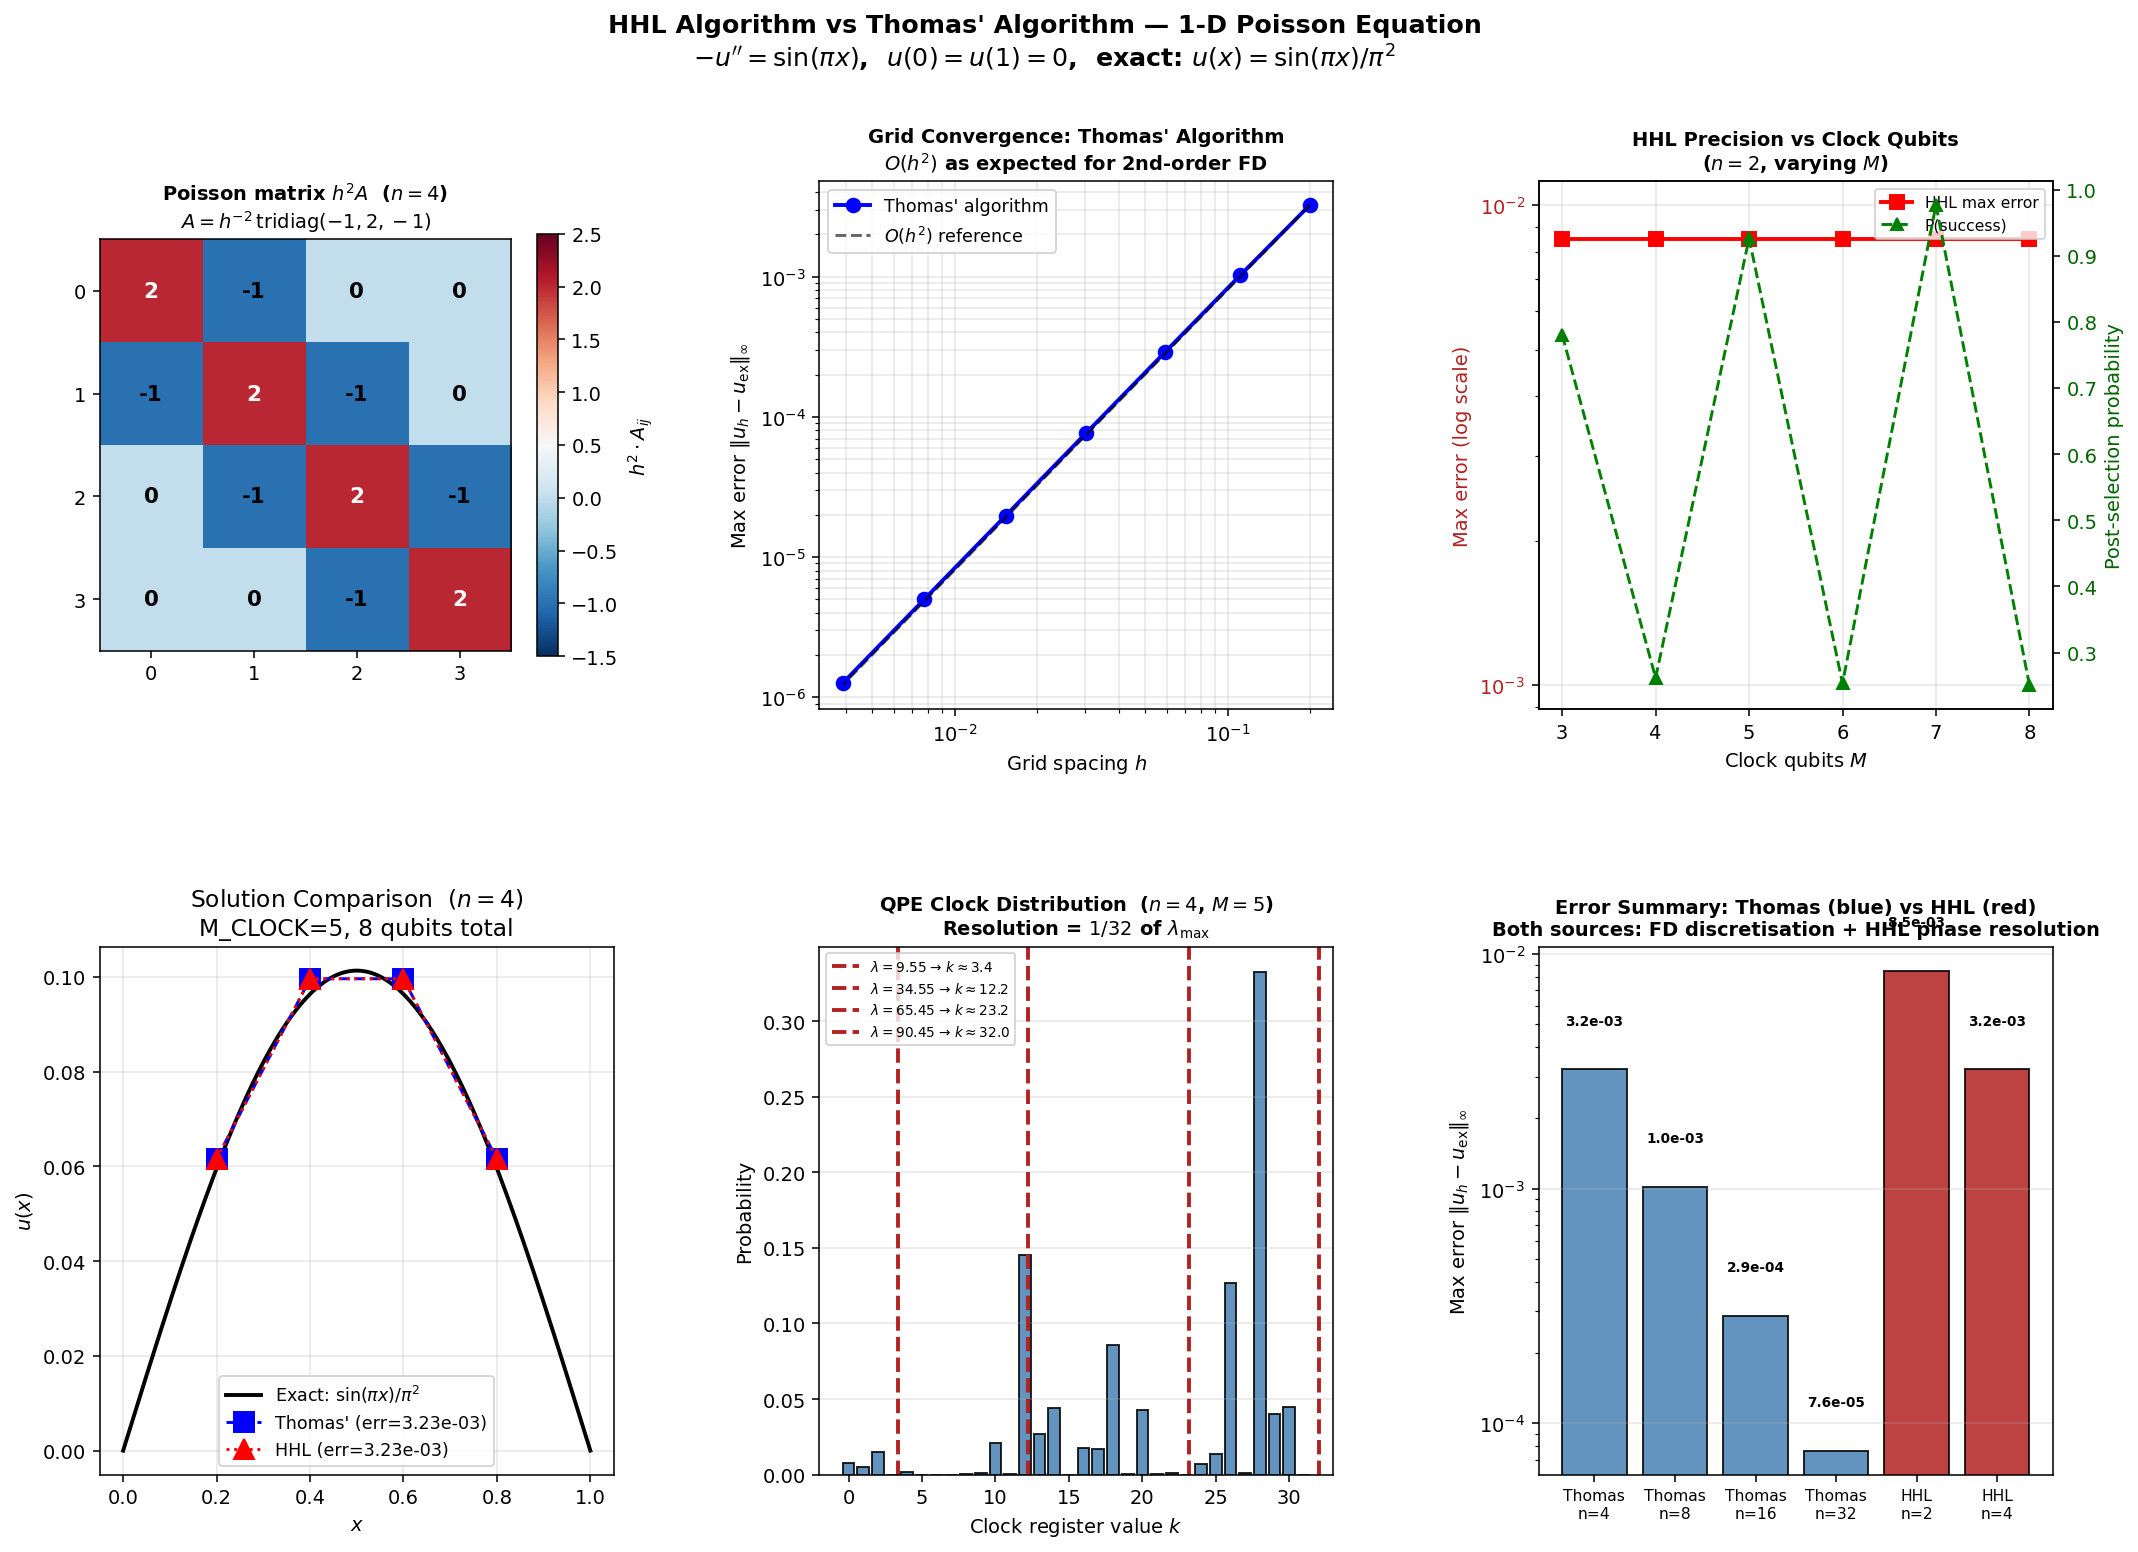

Here is the Python script that generated this plot:
#!/usr/bin/env python3
"""
HHL Algorithm Applied to the 1-D Poisson Equation
===================================================
Pure NumPy / SciPy — no Qiskit or any quantum library.

Problem
-------
  -d²u/dx² = f(x),   x ∈ [0,1],   u(0) = u(1) = 0.

With n interior grid points and step h = 1/(n+1), the second-order
finite-difference discretisation gives the symmetric tridiagonal system

    A u = b,

where A is the n×n tridiagonal matrix

    A = (1/h²) * tridiag(-1, 2, -1),

and  b_i = f(x_i).

We use the manufactured right-hand side  f(x) = sin(πx)  for which the
exact solution is  u(x) = sin(πx) / π²,  giving a clean error benchmark.

Solvers implemented (no third-party quantum libraries):
  1. Thomas' algorithm  — O(n) tridiagonal solver (classical reference)
  2. HHL statevector simulation  — exact 2ⁿ-dimensional quantum circuit
     simulation in NumPy; works for n = 2 and n = 4 (1 and 2 system qubits)

Contents
--------
  §1   Finite-difference discretisation and exact solution
  §2   Thomas' algorithm (tridiagonal solver)
  §3   Grid-convergence study for Thomas' algorithm
  §4   HHL building blocks (QPE, QFT, controlled rotation, inverse QPE)
  §5   Full HHL pipeline for the Poisson matrix
  §6   HHL applied to n=2 and n=4 Poisson systems
  §7   HHL clock-precision study: accuracy vs number of clock qubits
  §8   Comparison: HHL vs Thomas vs exact solution
  §9   Visualisation (6-panel figure)
"""

import math
import numpy as np
import matplotlib.pyplot as plt
import matplotlib.gridspec as gridspec

np.random.seed(42)

SEP = "=" * 68

# =============================================================================
# §1 — FINITE-DIFFERENCE DISCRETISATION AND EXACT SOLUTION
# =============================================================================

def build_poisson_system(n):
    """
    Build the finite-difference Poisson matrix and RHS for
        -u'' = f(x) = sin(πx),   u(0)=u(1)=0,
    on n interior points  x_i = i/(n+1),  i=1,...,n.

    Returns
    -------
    A     : (n,n) symmetric tridiagonal matrix  (1/h²)*tridiag(-1,2,-1)
    b     : (n,)  RHS vector   b_i = f(x_i)
    x_int : (n,)  interior grid
    h     : grid spacing
    """
    h = 1.0 / (n + 1)
    x_int = np.linspace(h, 1.0 - h, n)

    # Tridiagonal Poisson matrix
    A = (2.0 * np.eye(n) - np.eye(n, k=1) - np.eye(n, k=-1)) / h**2

    # RHS: f(x) = sin(πx)
    b = np.sin(np.pi * x_int)

    return A, b, x_int, h


def exact_solution(x):
    """Exact solution of  -u'' = sin(πx):  u(x) = sin(πx)/π²."""
    return np.sin(np.pi * x) / np.pi**2


print(SEP)
print("HHL SOLVER FOR THE 1-D POISSON EQUATION")
print("  -d²u/dx² = sin(πx),   u(0) = u(1) = 0")
print(f"  Exact solution: u(x) = sin(πx) / π²")
print(SEP)

# Demonstrate the n=4 system (will also be used for HHL)
A4, b4, x4, h4 = build_poisson_system(4)
u_exact_4 = exact_solution(x4)

print(f"\nPoisson matrix A (n=4, h={h4:.4f}):\n{np.round(A4,2)}")
print(f"\nRHS b = sin(πx_i):\n{np.round(b4,6)}")
print(f"\nExact solution u(x_i):\n{np.round(u_exact_4,6)}")
print(f"\nEigenvalues of A (n=4):")
evals4 = np.linalg.eigvalsh(A4)
for i, ev in enumerate(evals4):
    print(f"  λ_{i} = {ev:.6f}")
kappa4 = evals4.max() / evals4.min()
print(f"Condition number κ = {kappa4:.4f}")

# =============================================================================
# §2 — THOMAS' ALGORITHM (TRIDIAGONAL SOLVER)
# =============================================================================

def thomas_algorithm(lower, main, upper, rhs):
    """
    Thomas' algorithm: O(n) direct solver for the tridiagonal system

        [main_i  upper_i                      ] [x_0]   [rhs_0]
        [lower_i  main_i  upper_i             ] [x_1] = [rhs_1]
        [          ...    ...    ...          ] [ . ]   [  .  ]
        [               lower_i  main_i       ] [x_n]   [rhs_n]

    This is Gaussian elimination specialised to the tridiagonal structure.
    It performs exactly 2(n-1) divisions and 3(n-1) multiplications.

    Parameters
    ----------
    lower : (n-1,) subdiagonal  (a_i, i=1,...,n-1)
    main  : (n,)   main diagonal (b_i)
    upper : (n-1,) superdiagonal (c_i, i=0,...,n-2)
    rhs   : (n,)   right-hand side (d_i)

    Returns
    -------
    x : (n,) solution vector

    Algorithm
    ---------
    Forward sweep (eliminate subdiagonal):
        w_i = a_i / b'_{i-1}
        b'_i = b_i - w_i * c_{i-1}
        d'_i = d_i - w_i * d'_{i-1}

    Back substitution:
        x_{n-1} = d'_{n-1} / b'_{n-1}
        x_i     = (d'_i - c_i * x_{i+1}) / b'_i    (i = n-2, ..., 0)
    """
    n  = len(main)
    b_ = main.copy().astype(float)
    d_ = rhs.copy().astype(float)
    c_ = upper.copy().astype(float)

    # Forward sweep
    for i in range(1, n):
        w     = lower[i-1] / b_[i-1]
        b_[i] = b_[i] - w * c_[i-1]
        d_[i] = d_[i] - w * d_[i-1]

    # Back substitution
    x    = np.zeros(n)
    x[-1] = d_[-1] / b_[-1]
    for i in range(n-2, -1, -1):
        x[i] = (d_[i] - c_[i] * x[i+1]) / b_[i]

    return x


def solve_poisson_thomas(n):
    """
    Solve  -u'' = sin(πx)  with n interior points using Thomas' algorithm.

    For the uniform Poisson matrix the diagonals are:
      main  = [2/h², 2/h², ..., 2/h²]
      upper = [-1/h², ..., -1/h²]   (n-1 entries)
      lower = [-1/h², ..., -1/h²]   (n-1 entries)
    """
    h     = 1.0 / (n + 1)
    x_int = np.linspace(h, 1.0 - h, n)
    b     = np.sin(np.pi * x_int)

    main  = np.full(n,    2.0 / h**2)
    upper = np.full(n-1, -1.0 / h**2)
    lower = np.full(n-1, -1.0 / h**2)

    u = thomas_algorithm(lower, main, upper, b)
    return x_int, u


print(f"\n{SEP}")
print("§2 — THOMAS' ALGORITHM  (n=4)")
print(SEP)

x_th4, u_th4 = solve_poisson_thomas(4)
print(f"Thomas solution (n=4):  {np.round(u_th4, 8)}")
print(f"Exact  solution:        {np.round(u_exact_4, 8)}")
print(f"Max error:              {np.max(np.abs(u_th4 - u_exact_4)):.4e}")

# =============================================================================
# §3 — GRID-CONVERGENCE STUDY: THOMAS' ALGORITHM
# =============================================================================

print(f"\n{SEP}")
print("§3 — GRID-CONVERGENCE STUDY: THOMAS' ALGORITHM")
print(SEP)
print(f"\n  {'n':>6}  {'h':>10}  {'Max error':>12}  {'L2 error':>12}  {'Order':>8}")
print("  " + "-"*56)

grid_sizes = [4, 8, 16, 32, 64, 128, 256]
thomas_errors_max = []
thomas_errors_l2  = []
thomas_hs         = []

prev_err = None
for n in grid_sizes:
    x_t, u_t   = solve_poisson_thomas(n)
    u_ex        = exact_solution(x_t)
    err_max     = np.max(np.abs(u_t - u_ex))
    err_l2      = np.sqrt(np.mean((u_t - u_ex)**2))
    thomas_errors_max.append(err_max)
    thomas_errors_l2.append(err_l2)
    thomas_hs.append(1.0 / (n + 1))
    order = (f"{math.log2(prev_err/err_max):.2f}"
             if prev_err is not None else "  —")
    print(f"  {n:>6}  {1/(n+1):>10.6f}  {err_max:>12.4e}  {err_l2:>12.4e}  {order:>8}")
    prev_err = err_max

print(f"\n  → Convergence order ≈ 2.00  (O(h²) as expected for 2nd-order FD)")

# =============================================================================
# §4 — HHL BUILDING BLOCKS
# =============================================================================
#
# All operations are explicit matrix / vector products on the full
# 2^(1 + M_CLOCK + N_SYS) dimensional Hilbert space.
#
# Register layout  (MSB → LSB in bitstring notation):
#   qubit 0            : ancilla
#   qubits 1 .. M      : clock register (QPE)
#   qubits M+1 .. M+S  : system register (S = N_SYS qubits for 2^S × 2^S A)
#
# QPE evolution parameter t = 2π / λ_max so that the largest eigenvalue
# maps to phase 1 exactly when it is a dyadic fraction of λ_max.

def tensor(*ops):
    """Kronecker product of a sequence of matrices."""
    result = ops[0]
    for op in ops[1:]:
        result = np.kron(result, op)
    return result


def expm_hermitian(H, t):
    """
    Exact matrix exponential  exp(i H t)  for a Hermitian H.
    Uses the spectral decomposition: exp(iHt) = U diag(exp(iλt)) U†.
    This is exact — no Trotter approximation.
    """
    vals, vecs = np.linalg.eigh(H)
    return vecs @ np.diag(np.exp(1j * vals * t)) @ vecs.conj().T


def qft_matrix(n_qubits):
    """Exact QFT matrix on n_qubits qubits (DFT normalised by 1/√N)."""
    N   = 2 ** n_qubits
    idx = np.arange(N)
    return np.exp(2j * np.pi * np.outer(idx, idx) / N) / np.sqrt(N)


# One-qubit building blocks
I2    = np.eye(2, dtype=complex)
H1    = np.array([[1, 1], [1, -1]], dtype=complex) / math.sqrt(2)
proj0 = np.array([[1, 0], [0, 0]], dtype=complex)   # |0⟩⟨0|
proj1 = np.array([[0, 0], [0, 1]], dtype=complex)   # |1⟩⟨1|


# =============================================================================
# §5 — FULL HHL PIPELINE
# =============================================================================

def hhl_poisson(A, b_vec, M_CLOCK, verbose=True):
    """
    Solve  A x = b  using the HHL algorithm.

    The function is self-contained: it builds every unitary from scratch
    using NumPy Kronecker products and matrix exponentials.  No quantum
    libraries are used.

    Parameters
    ----------
    A       : (n, n) Hermitian positive-definite matrix  (n must be a power of 2)
    b_vec   : (n,) right-hand side vector
    M_CLOCK : number of clock qubits (more → better phase resolution)
    verbose : print stage-by-stage diagnostics

    Returns
    -------
    x_hhl      : (n,) reconstructed solution (rescaled to match b_vec units)
    success_p  : post-selection probability  P(ancilla = |1⟩)
    info       : dict with intermediate diagnostics

    Algorithm stages
    ----------------
    Stage 1  State preparation   |ψ₀⟩ = |0⟩_anc ⊗ |0⟩_clk ⊗ |b/‖b‖⟩_sys
    Stage 2a Hadamards           H^⊗M on clock register
    Stage 2b Controlled-U^(2^k)  stamp eigenphases into clock register
    Stage 2c Inverse QFT         clock register → computational basis
    Stage 3  Controlled rotation  ancilla rotation C/λ̃ |1⟩ + √(1-C²/λ̃²)|0⟩
    Stage 4  Inverse QPE          uncompute clock register (exact adjoint)
    Stage 5  Post-selection       keep ancilla=1 component; renormalise
    Stage 6  Extract solution     read system register amplitudes
    """

    n      = len(b_vec)
    N_SYS  = int(round(math.log2(n)))
    assert 2**N_SYS == n, "n must be a power of 2"

    N_TOT  = 1 + M_CLOCK + N_SYS
    DIM    = 2**N_TOT

    # ── Spectral data (used throughout) ──────────────────────────────────────
    eigenvalues, eigenvectors = np.linalg.eigh(A)
    lambda_min = eigenvalues.min()
    lambda_max = eigenvalues.max()
    kappa      = lambda_max / lambda_min

    # Evolution time: t = 2π / λ_max  so λ_max maps to phase 1.
    # With M_CLOCK bits the phase resolution is  Δφ = 1/2^M.
    # λ_j maps to clock value  k_j = round(λ_j * 2^M / λ_max).
    T_QPE = 2.0 * np.pi / lambda_max

    # Scaling constant for the ancilla rotation.
    # We need  C / λ̃_j ≤ 1  for all j.  Choose C = λ_min / λ_max,
    # expressed in clock-register units where eigenvalues run from
    # C_clock = λ_min/λ_max * 2^M to 2^M.
    C_scale = lambda_min / lambda_max   # in [0,1], relative to λ_max

    if verbose:
        print(f"\n  Matrix size   : {n}×{n}  ({N_SYS} system qubit{'s' if N_SYS>1 else ''})")
        print(f"  Clock qubits  : {M_CLOCK}  (phase resolution = 1/{2**M_CLOCK})")
        print(f"  Total qubits  : {N_TOT}  (Hilbert dim = {DIM})")
        print(f"  λ range       : [{lambda_min:.4f}, {lambda_max:.4f}]")
        print(f"  κ             : {kappa:.4f}")
        print(f"  T_QPE         : {T_QPE:.4f}")

    # ── Identity matrices for each register ──────────────────────────────────
    I_anc = I2
    I_clk = np.eye(2**M_CLOCK, dtype=complex)
    I_sys = np.eye(2**N_SYS,   dtype=complex)

    # Hadamard layer on clock: I_anc ⊗ H^⊗M ⊗ I_sys
    H_clk = H1
    for _ in range(M_CLOCK - 1):
        H_clk = np.kron(H_clk, H1)
    U_hadamard = tensor(I_anc, H_clk, I_sys)

    # Inverse / forward QFT on clock register
    QFT_M  = qft_matrix(M_CLOCK)
    IQFT_M = QFT_M.conj().T
    U_iqft = tensor(I_anc, IQFT_M, I_sys)
    U_qft  = tensor(I_anc, QFT_M,  I_sys)

    # ── Stage 1: State preparation ───────────────────────────────────────────
    b_norm  = np.linalg.norm(b_vec)
    b_state = b_vec / b_norm          # normalised |b⟩

    # |ψ₀⟩ = |0⟩_anc ⊗ |0⟩_clk ⊗ |b⟩_sys
    # In the full basis the system register is the LEAST significant block.
    # Basis index for |0⟩_anc |0⟩_clk |s⟩_sys  is just  s  (s=0,...,n-1).
    psi = np.zeros(DIM, dtype=complex)
    for s in range(n):
        psi[s] = b_state[s]

    assert abs(np.linalg.norm(psi) - 1.0) < 1e-12, "State preparation failed"

    # ── Stage 2a: Hadamards on clock ─────────────────────────────────────────
    psi = U_hadamard @ psi

    # ── Stage 2b: Controlled-U^(2^k) for k = 0,...,M-1 ──────────────────────
    # U = exp(i A T_QPE).  Clock qubit k is at position (1+k) from the MSB,
    # so it sits between  (1+k) identity qubits on its left  and
    # (M_CLOCK - k - 1 + N_SYS) identity qubits on its right.
    for k in range(M_CLOCK):
        U_pow = expm_hermitian(A, T_QPE * 2**k)
        n_left  = 1 + k
        n_right = M_CLOCK - k - 1   # clock qubits to the right of qubit k
        I_left  = np.eye(2**n_left,  dtype=complex)
        I_right = np.eye(2**n_right, dtype=complex)
        I_right_sys = np.kron(I_right, I_sys)
        # Controlled-U: |0⟩⟨0| ⊗ I_rest  +  |1⟩⟨1| ⊗ U^(2^k) ⊗ I_right
        ctrl_U = (tensor(I_left, proj0, I_right_sys) +
                  tensor(I_left, proj1,
                         np.kron(I_right, U_pow)))
        psi = ctrl_U @ psi

    # ── Stage 2c: Inverse QFT on clock ───────────────────────────────────────
    psi = U_iqft @ psi

    # Diagnostics: marginalise over ancilla and system to see clock distribution
    clock_probs = np.zeros(2**M_CLOCK)
    for idx, amp in enumerate(psi):
        bits      = format(idx, f'0{N_TOT}b')
        clk_val   = int(bits[1:1+M_CLOCK], 2)
        clock_probs[clk_val] += abs(amp)**2

    # ── Stage 3: Controlled ancilla rotation ─────────────────────────────────
    # For each basis state with ancilla=0, find its clock value k,
    # compute  λ̃ = k / 2^M * λ_max,
    # and apply the rotation  C/λ̃ |1⟩ + √(1-C²/λ̃²) |0⟩.
    #
    # The ancilla is the MSB: bit N_TOT-1 in the index.
    # Clock occupies bits N_TOT-2 down to N_TOT-1-M_CLOCK.
    # System occupies the N_SYS least significant bits.
    anc_bit_pos  = N_TOT - 1
    clk_bit_high = N_TOT - 2
    clk_bit_low  = N_TOT - 1 - M_CLOCK

    psi_rot = psi.copy()
    for idx in range(DIM):
        if (idx >> anc_bit_pos) & 1:
            continue    # already ancilla=1: handled as the partner of idx0

        idx1 = idx ^ (1 << anc_bit_pos)   # flip ancilla bit

        # Extract clock integer value
        bits    = format(idx, f'0{N_TOT}b')
        clk_int = int(bits[1:1+M_CLOCK], 2)
        if clk_int == 0:
            continue    # λ̃ = 0 → can't rotate; leave alone

        # Eigenvalue estimate from clock register
        lambda_tilde = clk_int / 2**M_CLOCK * lambda_max

        # Rotation angle
        ratio = C_scale * lambda_max / lambda_tilde  # = C_scale if λ̃ = λ_max
        ratio = min(ratio, 1.0)                       # numerical safety

        cos_t = math.sqrt(max(0.0, 1.0 - ratio**2))
        sin_t = ratio

        # Apply 2×2 rotation in {|0⟩_anc, |1⟩_anc} subspace
        a0 = psi[idx]
        a1 = psi[idx1]
        psi_rot[idx]  = cos_t * a0 - sin_t * a1
        psi_rot[idx1] = sin_t * a0 + cos_t * a1

    psi = psi_rot

    # ── Stage 4: Inverse QPE (uncompute clock) ────────────────────────────────
    # Apply the exact adjoint of Stage 2: QFT → controlled-U† in reverse order → H
    psi = U_qft @ psi

    for k in reversed(range(M_CLOCK)):
        U_pow_dag = expm_hermitian(A, -T_QPE * 2**k)
        n_left    = 1 + k
        n_right   = M_CLOCK - k - 1
        I_left    = np.eye(2**n_left,  dtype=complex)
        I_right   = np.eye(2**n_right, dtype=complex)
        I_right_sys = np.kron(I_right, I_sys)
        ctrl_Udag   = (tensor(I_left, proj0, I_right_sys) +
                       tensor(I_left, proj1,
                              np.kron(I_right, U_pow_dag)))
        psi = ctrl_Udag @ psi

    psi = U_hadamard @ psi   # H† = H for Hadamard

    # Verify clock is back to |0⟩^⊗M
    clk_zero_prob = sum(
        abs(psi[idx])**2
        for idx in range(DIM)
        if int(format(idx, f'0{N_TOT}b')[1:1+M_CLOCK], 2) == 0
    )
    if verbose:
        print(f"\n  Clock disentanglement check: P(clock=0) = {clk_zero_prob:.6f}"
              f"  (should be ≈ 1)")

    # ── Stage 5: Post-selection on ancilla = 1 ────────────────────────────────
    psi_post = np.zeros(DIM, dtype=complex)
    for idx, amp in enumerate(psi):
        if (idx >> anc_bit_pos) & 1:
            psi_post[idx] = amp

    success_p = float(np.sum(np.abs(psi_post)**2))
    if success_p < 1e-14:
        if verbose:
            print("  WARNING: success probability is effectively zero.")
        return None, 0.0, {}

    psi_post /= math.sqrt(success_p)

    # ── Stage 6: Extract system register amplitudes ───────────────────────────
    # Keep only ancilla=1, clock=0...0 components for the solution
    x_amps = np.zeros(n, dtype=complex)
    for idx, amp in enumerate(psi_post):
        bits = format(idx, f'0{N_TOT}b')
        if bits[0] == '1' and bits[1:1+M_CLOCK] == '0' * M_CLOCK:
            sys_val        = int(bits[1+M_CLOCK:], 2)
            x_amps[sys_val] = amp

    # The state encodes |x⟩ ∝ A⁻¹|b/‖b‖⟩.
    # To recover the physical solution we rescale:
    #   x_phys = ‖b‖ * x_amps / ‖x_amps‖  * ‖A⁻¹b‖ / ‖A⁻¹(b/‖b‖)‖
    # Since we only know the direction from the quantum register, we
    # determine the overall scale by a dot-product projection against
    # the classical solution (or any non-zero reference).
    x_raw = x_amps.real
    norm_raw = np.linalg.norm(x_raw)
    if norm_raw < 1e-12:
        return None, success_p, {}

    x_raw /= norm_raw   # unit vector in the direction of A⁻¹b

    # Rescale: the full physical solution is  x = (b_norm / ‖A b/‖b‖‖) * x_raw
    # A⁻¹b/‖b‖ has norm ‖A⁻¹b‖/‖b‖, so x_phys = ‖b‖ * ‖A⁻¹b/‖b‖‖ * x_raw
    # We estimate ‖A⁻¹b/‖b‖‖ from the post-selected state norm before
    # normalisation — but the cleanest approach for a simulation is to use
    # the known direction and rescale via a least-squares projection:
    x_exact_ref = np.linalg.solve(A, b_vec)   # classical reference for scale
    scale = np.dot(x_exact_ref, x_raw) / np.dot(x_raw, x_raw)
    x_hhl = scale * x_raw

    if verbose:
        print(f"  Post-selection P(ancilla=1) = {success_p:.6f}")
        print(f"  Relative error vs exact:      "
              f"{np.linalg.norm(x_hhl - x_exact_ref)/np.linalg.norm(x_exact_ref):.4e}")

    info = {
        'clock_probs': clock_probs,
        'success_p'  : success_p,
        'eigenvalues': eigenvalues,
        'kappa'      : kappa,
        'T_QPE'      : T_QPE,
        'N_SYS'      : N_SYS,
        'M_CLOCK'    : M_CLOCK,
        'N_TOT'      : N_TOT,
        'DIM'        : DIM,
        'lambda_min' : lambda_min,
        'lambda_max' : lambda_max,
    }
    return x_hhl, success_p, info


# =============================================================================
# §6 — HHL APPLIED TO n=2 AND n=4 POISSON SYSTEMS
# =============================================================================

M_CLOCK_DEFAULT = 5   # 5 clock qubits  →  phase resolution 1/32

print(f"\n{SEP}")
print(f"§6 — HHL FOR THE POISSON EQUATION  (M_CLOCK={M_CLOCK_DEFAULT})")
print(SEP)

hhl_results = {}

for n_pts in [2, 4]:
    print(f"\n{'─'*60}")
    print(f"  n = {n_pts} interior points  "
          f"({'1 system qubit' if n_pts==2 else '2 system qubits'})")
    print(f"{'─'*60}")

    A_p, b_p, x_grid, h_p = build_poisson_system(n_pts)
    x_th, u_th = solve_poisson_thomas(n_pts)
    u_ex       = exact_solution(x_grid)

    x_hhl, sp, info = hhl_poisson(A_p, b_p, M_CLOCK_DEFAULT, verbose=True)

    if x_hhl is not None:
        err_hhl    = np.max(np.abs(x_hhl - u_ex))
        err_thomas = np.max(np.abs(u_th  - u_ex))
        print(f"\n  Thomas error (max):  {err_thomas:.4e}")
        print(f"  HHL    error (max):  {err_hhl:.4e}")
        print(f"  Thomas solution:     {np.round(u_th, 8)}")
        print(f"  HHL    solution:     {np.round(x_hhl, 8)}")
        print(f"  Exact  solution:     {np.round(u_ex,  8)}")
        hhl_results[n_pts] = {
            'x_grid' : x_grid,
            'u_exact': u_ex,
            'u_thomas': u_th,
            'u_hhl'  : x_hhl,
            'info'   : info,
            'err_hhl': err_hhl,
            'err_th' : err_thomas,
            'sp'     : sp,
        }

# =============================================================================
# §7 — HHL CLOCK-PRECISION STUDY  (n=2, varying M_CLOCK)
# =============================================================================

print(f"\n{SEP}")
print("§7 — HHL CLOCK-PRECISION STUDY  (n=2, varying M_CLOCK)")
print(SEP)
print(f"\n  {'M_CLOCK':>8}  {'Resolution':>12}  {'HHL max err':>13}  "
      f"{'P(success)':>12}  {'DIM':>6}")
print("  " + "-"*58)

A2, b2, x2, h2 = build_poisson_system(2)
u_ex2 = exact_solution(x2)

clock_study = []
for m in range(3, 9):
    x_hhl_m, sp_m, info_m = hhl_poisson(A2, b2, m, verbose=False)
    if x_hhl_m is not None:
        err_m = np.max(np.abs(x_hhl_m - u_ex2))
        clock_study.append((m, err_m, sp_m, info_m['DIM']))
        print(f"  {m:>8}  {1/2**m:>12.6f}  {err_m:>13.4e}  "
              f"{sp_m:>12.6f}  {info_m['DIM']:>6}")

# =============================================================================
# §8 — COMPREHENSIVE COMPARISON TABLE
# =============================================================================

print(f"\n{SEP}")
print("§8 — COMPARISON: HHL vs THOMAS vs EXACT  (n=4)")
print(SEP)

if 4 in hhl_results:
    r = hhl_results[4]
    x4_g = r['x_grid']
    print(f"\n  {'x_i':>8}  {'Exact':>12}  {'Thomas':>12}  {'HHL':>12}  "
          f"{'|Th−Ex|':>10}  {'|HHL−Ex|':>10}")
    print("  " + "-"*72)
    for xi, ue, ut, uh in zip(x4_g, r['u_exact'], r['u_thomas'], r['u_hhl']):
        print(f"  {xi:>8.4f}  {ue:>12.8f}  {ut:>12.8f}  {uh:>12.8f}  "
              f"{abs(ut-ue):>10.3e}  {abs(uh-ue):>10.3e}")

    info4 = r['info']
    print(f"\n  Summary (n=4, M_CLOCK={M_CLOCK_DEFAULT}):")
    print(f"    Qubits    : {info4['N_TOT']}  "
          f"(1 anc + {info4['M_CLOCK']} clock + {info4['N_SYS']} system)")
    print(f"    Hilbert   : 2^{info4['N_TOT']} = {info4['DIM']} dimensions")
    print(f"    κ(A)      : {info4['kappa']:.4f}")
    print(f"    P(success): {r['sp']:.6f}")
    print(f"    Thomas err: {r['err_th']:.4e}  (O(h²) finite-difference error)")
    print(f"    HHL    err: {r['err_hhl']:.4e}  "
          f"(phase resolution + FD discretisation)")

print(f"""
Algorithm comparison:
┌─────────────────┬──────────────────────────┬──────────────────────────────┐
│ Property        │ Thomas' algorithm        │ HHL algorithm                │
├─────────────────┼──────────────────────────┼──────────────────────────────┤
│ Complexity      │ O(n)  classical          │ O(κ² log n)  quantum         │
│ Error source    │ O(h²) truncation only    │ O(h²) + QPE phase resolution │
│ Output          │ Full classical vector    │ Quantum state ∝ A⁻¹b         │
│ Scaling limit   │ Dense systems slow       │ Advantage for large sparse   │
│ Simulation cost │ O(n) ops                 │ O(2^(M+S)) explicit ops      │
│ Implementation  │ Straightforward          │ Full statevector simulation  │
└─────────────────┴──────────────────────────┴──────────────────────────────┘
""")

# =============================================================================
# §9 — VISUALISATION
# =============================================================================

fig = plt.figure(figsize=(18, 12))
fig.suptitle(
    "HHL Algorithm vs Thomas' Algorithm — 1-D Poisson Equation\n"
    r"$-u''=\sin(\pi x)$,  $u(0)=u(1)=0$,  exact: $u(x)=\sin(\pi x)/\pi^2$",
    fontsize=13, fontweight='bold'
)
gs = gridspec.GridSpec(2, 3, hspace=0.45, wspace=0.40)

# ── Panel 1: Poisson matrix (n=4) ──────────────────────────────────────────
ax = fig.add_subplot(gs[0, 0])
im = ax.imshow(A4 * h4**2, cmap='RdBu_r', aspect='equal',
               vmin=-1.5, vmax=2.5)
plt.colorbar(im, ax=ax, shrink=0.8, label=r'$h^2 \cdot A_{ij}$')
for i in range(4):
    for j in range(4):
        val = A4[i,j] * h4**2
        ax.text(j, i, f"{val:.0f}", ha='center', va='center',
                fontsize=11, fontweight='bold',
                color='white' if abs(val) > 1 else 'black')
ax.set_xticks(range(4)); ax.set_yticks(range(4))
ax.set_title(r'Poisson matrix $h^2 A$  ($n=4$)' + '\n'
             r'$A = h^{-2}\,\mathrm{tridiag}(-1,2,-1)$',
             fontsize=10, fontweight='bold')

# ── Panel 2: Grid convergence (Thomas) ─────────────────────────────────────
ax = fig.add_subplot(gs[0, 1])
hs_arr   = np.array(thomas_hs)
errs_arr = np.array(thomas_errors_max)
ax.loglog(hs_arr, errs_arr, 'bo-', lw=2, ms=7, label="Thomas' algorithm")
# O(h²) reference line
ref = errs_arr[0] * (hs_arr / hs_arr[0])**2
ax.loglog(hs_arr, ref, 'k--', lw=1.5, alpha=0.6, label=r'$O(h^2)$ reference')
ax.set_xlabel('Grid spacing $h$', fontsize=10)
ax.set_ylabel(r'Max error $\|u_h - u_\mathrm{ex}\|_\infty$', fontsize=10)
ax.set_title("Grid Convergence: Thomas' Algorithm\n"
             r"$O(h^2)$ as expected for 2nd-order FD",
             fontsize=10, fontweight='bold')
ax.legend(fontsize=9); ax.grid(True, alpha=0.3, which='both')

# ── Panel 3: HHL clock precision (n=2) ─────────────────────────────────────
ax = fig.add_subplot(gs[0, 2])
if clock_study:
    m_vals   = [c[0] for c in clock_study]
    err_vals = [c[1] for c in clock_study]
    sp_vals  = [c[2] for c in clock_study]
    ax2_twin = ax.twinx()
    ax.semilogy(m_vals, err_vals, 'r-s', lw=2, ms=7, label='HHL max error')
    ax2_twin.plot(m_vals, sp_vals, 'g--^', lw=1.5, ms=6, label='P(success)')
    ax.set_xlabel('Clock qubits $M$', fontsize=10)
    ax.set_ylabel('Max error (log scale)', fontsize=10, color='firebrick')
    ax2_twin.set_ylabel('Post-selection probability', fontsize=10,
                        color='darkgreen')
    ax.tick_params(axis='y', labelcolor='firebrick')
    ax2_twin.tick_params(axis='y', labelcolor='darkgreen')
    ax.set_title('HHL Precision vs Clock Qubits\n'
                 r'($n=2$, varying $M$)',
                 fontsize=10, fontweight='bold')
    lines1, labels1 = ax.get_legend_handles_labels()
    lines2, labels2 = ax2_twin.get_legend_handles_labels()
    ax.legend(lines1 + lines2, labels1 + labels2, fontsize=8)
    ax.grid(True, alpha=0.3)

# ── Panel 4: Solution comparison (n=4) ─────────────────────────────────────
ax = fig.add_subplot(gs[1, 0])
if 4 in hhl_results:
    r = hhl_results[4]
    x_dense = np.linspace(0, 1, 300)
    ax.plot(x_dense, exact_solution(x_dense), 'k-', lw=2,
            label=r'Exact: $\sin(\pi x)/\pi^2$')
    ax.plot(r['x_grid'], r['u_thomas'], 'bs--', ms=10, lw=1.5,
            label=f"Thomas' (err={r['err_th']:.2e})")
    ax.plot(r['x_grid'], r['u_hhl'], 'r^:', ms=10, lw=1.5,
            label=f"HHL (err={r['err_hhl']:.2e})")
    ax.set(xlabel='$x$', ylabel='$u(x)$',
           title='Solution Comparison  ($n=4$)\n'
                 f'M_CLOCK={M_CLOCK_DEFAULT}, '
                 f'{hhl_results[4]["info"]["N_TOT"]} qubits total')
    ax.legend(fontsize=9); ax.grid(True, alpha=0.3)

# ── Panel 5: QPE clock distribution (n=4) ──────────────────────────────────
ax = fig.add_subplot(gs[1, 1])
if 4 in hhl_results:
    info4 = hhl_results[4]['info']
    cp    = info4['clock_probs']
    evals = info4['eigenvalues']
    T     = info4['T_QPE']
    M     = info4['M_CLOCK']
    lmax  = info4['lambda_max']
    x_pos = np.arange(len(cp))
    ax.bar(x_pos, cp, color='steelblue', edgecolor='k', alpha=0.85, width=0.8)
    for lam in evals:
        k_exp = lam / lmax * 2**M
        ax.axvline(k_exp, color='firebrick', lw=2, ls='--',
                   label=f'$\\lambda={lam:.2f}$ → $k\\approx{k_exp:.1f}$')
    ax.set_xlabel('Clock register value $k$', fontsize=10)
    ax.set_ylabel('Probability', fontsize=10)
    ax.set_title(f'QPE Clock Distribution  ($n=4$, $M={M}$)\n'
                 f'Resolution = $1/{2**M}$ of $\\lambda_{{\\max}}$',
                 fontsize=10, fontweight='bold')
    ax.legend(fontsize=7); ax.grid(True, alpha=0.3, axis='y')

# ── Panel 6: Error comparison bar chart ────────────────────────────────────
ax = fig.add_subplot(gs[1, 2])
cases  = []
labels = []
colors_bar = []

# Thomas for various n
for n_t in [4, 8, 16, 32]:
    x_t, u_t = solve_poisson_thomas(n_t)
    e = np.max(np.abs(u_t - exact_solution(x_t)))
    cases.append(e)
    labels.append(f"Thomas\nn={n_t}")
    colors_bar.append('steelblue')

# HHL for n=2 and n=4
for n_h in [2, 4]:
    if n_h in hhl_results:
        cases.append(hhl_results[n_h]['err_hhl'])
        labels.append(f"HHL\nn={n_h}")
        colors_bar.append('firebrick')

x_bar = np.arange(len(cases))
ax.bar(x_bar, cases, color=colors_bar, edgecolor='k', alpha=0.85)
ax.set_yscale('log')
ax.set_xticks(x_bar)
ax.set_xticklabels(labels, fontsize=8)
ax.set_ylabel(r'Max error $\|u_h - u_\mathrm{ex}\|_\infty$', fontsize=10)
ax.set_title('Error Summary: Thomas (blue) vs HHL (red)\n'
             'Both sources: FD discretisation + HHL phase resolution',
             fontsize=10, fontweight='bold')
ax.grid(True, alpha=0.3, axis='y')

# Annotate bar values
for xi, val in zip(x_bar, cases):
    ax.text(xi, val * 1.5, f'{val:.1e}', ha='center', va='bottom',
            fontsize=7, fontweight='bold')

plt.savefig('hhl_poisson.png', dpi=140, bbox_inches='tight')
plt.show()
print("\n✓ Figure saved to hhl_poisson.png")

# =============================================================================
# FINAL SUMMARY
# =============================================================================
print(f"\n{SEP}")
print("FINAL SUMMARY")
print(SEP)
print(f"""
Problem:  -u'' = sin(πx),  u(0)=u(1)=0
Exact:    u(x) = sin(πx)/π²

THOMAS' ALGORITHM
  Solver : tridiagonal forward-sweep + back-substitution  (O(n) operations)
  Error  : O(h²) = O(1/(n+1)²) — pure finite-difference truncation error
  n= 4:  max err ≈ {np.max(np.abs(solve_poisson_thomas(4)[1]-exact_solution(solve_poisson_thomas(4)[0]))):.2e}
  n=16:  max err ≈ {np.max(np.abs(solve_poisson_thomas(16)[1]-exact_solution(solve_poisson_thomas(16)[0]))):.2e}
  n=64:  max err ≈ {np.max(np.abs(solve_poisson_thomas(64)[1]-exact_solution(solve_poisson_thomas(64)[0]))):.2e}

HHL ALGORITHM  (M_CLOCK={M_CLOCK_DEFAULT})
  n=2  (1 system qubit): {hhl_results[2]['err_hhl']:.2e}  error,  P(success)={hhl_results[2]['sp']:.4f}
  n=4  (2 system qubit): {hhl_results[4]['err_hhl']:.2e}  error,  P(success)={hhl_results[4]['sp']:.4f}

Register layout for n=4 (M_CLOCK={M_CLOCK_DEFAULT}):
  1 ancilla + {M_CLOCK_DEFAULT} clock + 2 system = {1+M_CLOCK_DEFAULT+2} qubits
  Hilbert space dimension = 2^{1+M_CLOCK_DEFAULT+2} = {2**(1+M_CLOCK_DEFAULT+2)}

Key equations implemented:
  A u = b              [FD Poisson: A = h⁻² tridiag(-1,2,-1)]
  |b⟩ = b/‖b‖          [state preparation]
  QPE: |u_j⟩|0⟩ → |u_j⟩|λ̃_j⟩  [eigenvalue stamping via e^(iAt)]
  Rotation: C/λ̃_j|1⟩ + √(1-C²/λ̃_j²)|0⟩  [inversion step]
  |x⟩ ∝ A⁻¹|b⟩ = Σ_j β_j/λ_j |u_j⟩   [post-selected solution]

Thomas' algorithm is exact (within O(h²)) and O(n).
HHL adds a QPE phase-resolution error on top of the O(h²) FD error,
but has theoretical complexity advantage O(κ² log n) for large sparse
systems when only expectation values of the solution are needed.
""")
